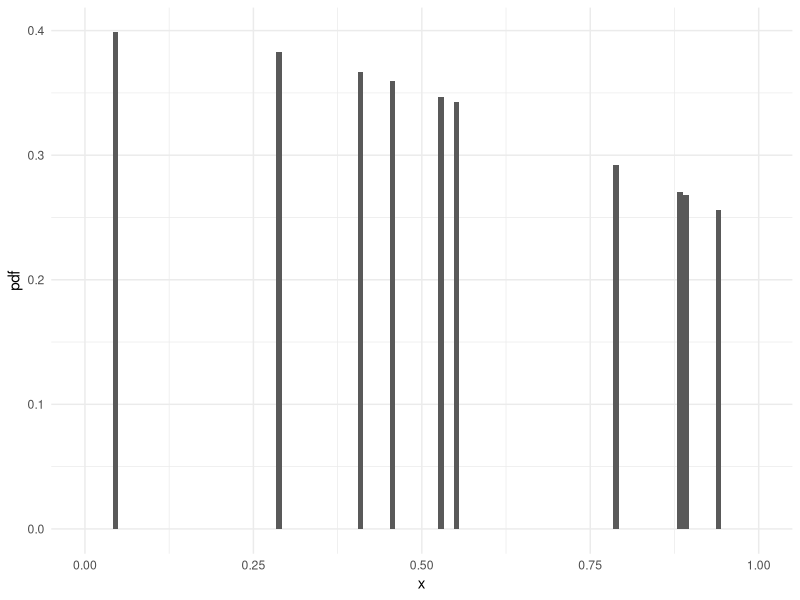

Write the R code that produced this figure.
## ---- chunk 1
current_price <- 100
initial_price <- 80
holding_period <- 180 # Days
annualized_return <- (current_price / initial_price)^(365 / holding_period) - 1
annualized_return
## ---- chunk 2
monthly_returns <- c(0.02, -0.01, 0.03)
asset_names <- c("Asset A", "Asset B", "Asset C")
returns_dataframe <- data.frame(Asset = asset_names, Return = monthly_returns)
returns_dataframe
## ---- chunk 3
   compound_interest <- function(principal, rate, periods) {
     return_amount <- principal * (1 + rate)^periods
     return_amount
   }
## ---- chunk 4
   initial_balance <- 5000
   yearly_rate <- 0.04
   years <- 5
   final_balance <- compound_interest(initial_balance, yearly_rate, years * 12)
   final_balance
## ---- chunk 5
sales_revenue <- c(25000, 27000, 26000, 28000, 30000)
sales_stats <- summary(sales_revenue)
sales_stats
## ---- chunk 6
domestic_production <- 20 - 2
export_percentage <- 5 / domestic_production * 100
export_percentage
## ---- chunk 7
die_faces <- 6
combinations <- expand.grid(die1 = 1:die_faces, die2 = 1:die_faces)
desired_combinations <- combinations[(combinations$die1 + combinations$die2) == 7,]
probability <- nrow(desired_combinations) / (die_faces ^ 2)
probability
## ---- chunk 8
library(ggplot2)
set.seed(123)
random_values <- runif(10, 0, 1)
pdf_plot <- data.frame(x = random_values, pdf = dnorm(random_values))
ggplot(pdf_plot, aes(x = x, y = pdf)) +
  geom_bar(stat = "identity") +
  scale_x_continuous(limits = c(0, 1)) +
  theme_minimal()
